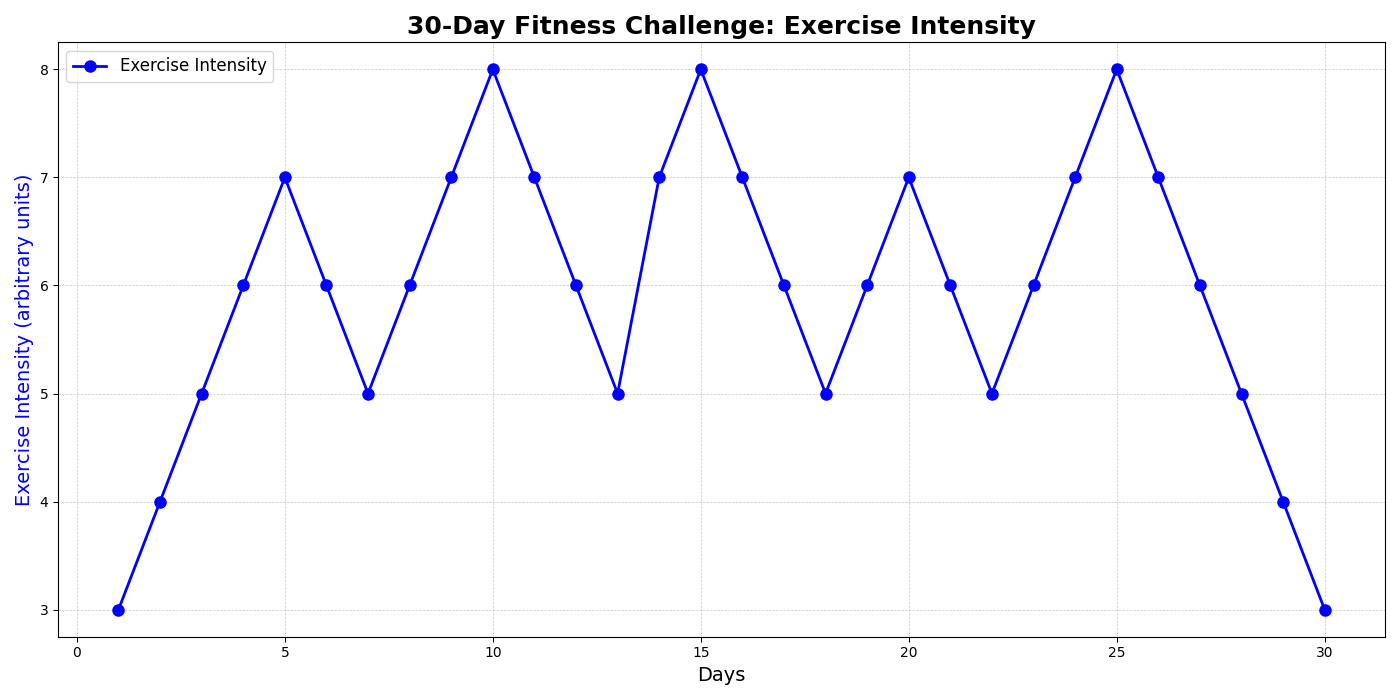

Write Python code to recreate this figure.
import matplotlib.pyplot as plt
import numpy as np

# Day numbers (1 through 30)
days = np.arange(1, 31)

# Fictional Data
exercise_intensity = np.array([
    3, 4, 5, 6, 7, 6, 5, 6, 7, 8, 7, 6, 5, 7, 8, 7, 6, 5, 6, 7, 6, 5, 6, 7, 
    8, 7, 6, 5, 4, 3
])

# Plotting setup
fig, ax = plt.subplots(figsize=(14, 7))

# Exercise Intensity Line Plot
ax.plot(days, exercise_intensity, color='blue', marker='o', linewidth=2, markersize=8, label='Exercise Intensity')

# Titles and Labels
ax.set_title('30-Day Fitness Challenge: Exercise Intensity', fontsize=18, fontweight='bold')
ax.set_xlabel('Days', fontsize=14)
ax.set_ylabel('Exercise Intensity (arbitrary units)', fontsize=14, color='blue')

# Grid for clarity
ax.grid(visible=True, linestyle='--', linewidth=0.5, alpha=0.7)

# Legend
ax.legend(loc='upper left', fontsize=12)

plt.tight_layout()
plt.show()
